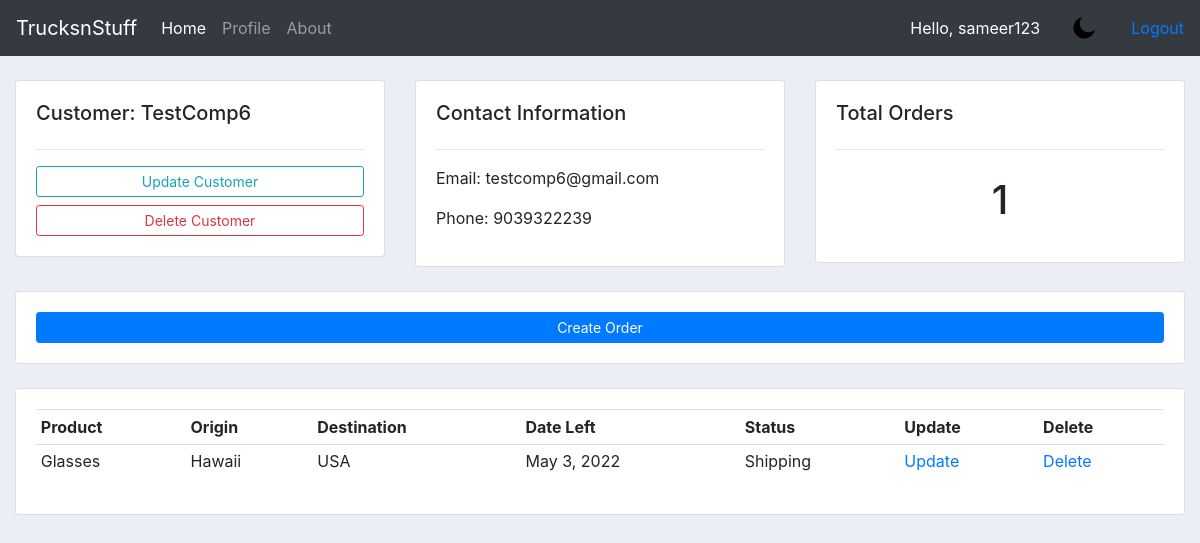
Page /customer/TestComp6/ (signed in) on the committed database.
### accounts/models.py (models this page shows, shortened)
class truckCustomer(models.Model):
    objects = models.Manager()
    name = models.CharField(max_length = 30, null = True)
    email = models.CharField(max_length = 30, null = True)
    phone = models.CharField(max_length = 30, null = True)
    profile_pic = models.ImageField(default = "profile.png", null=True, blank=True)
    orderCompany = models.ForeignKey(Company, null = True, on_delete= models.SET_NULL)

class Order(models.Model):
    orderID = models.CharField(max_length = 10, null = True)
    origin = models.CharField(max_length = 50, null = True)
    destination = models.CharField(max_length = 50, null = True)
    dateLeft = models.DateField(auto_now=False, auto_now_add=False)
    dateArrived = models.DateField(auto_now=False, auto_now_add=False)
    STATUS = (
            ('Pending', 'Pending'),
            ('Shipping', 'Shipping'),
            ('Arrived', 'Arrived'),
         )
    status = models.CharField(max_length = 50, null = True, choices = STATUS)
    orderCustomer = models.ForeignKey(truckCustomer, null = True, on_delete= models.SET_NULL)
    load = models.ForeignKey(TruckLoad, null = True, on_delete= models.SET_NULL)
    trucker = models.ForeignKey(Driver, null = True, on_delete= models.SET_NULL)

class TruckLoad(models.Model):
    loadName = models.CharField(max_length = 30, null = True)
    loadPrice = models.FloatField(null = True)
    loadWeight = models.FloatField(null = True)
    def __str__(self):
        return str(self.loadName)

### accounts/views.py (the view)
# urls.py: path('customer/<str:pk>/',views.customer,name="customerpage"),
def customer(request, pk):
    customer = truckCustomer.objects.get(name=pk)
    name = customer.name
    company = Company.objects.filter(user = request.user).first()
    orders = customer.order_set.all()
    total_orders = orders.count()
    context = {'name':name, 'customer':customer,'orders':orders,'total_orders':total_orders,'company':company}
    return render(request,'accounts/customer.html',context)

### accounts/templates/accounts/customer.html
{%  extends 'accounts/main.html' %}
{% block content %}
	<br>
<div class="row">
	<div class="col-md">
		<div class="card card-body">
			<h5>Customer: {{customer.name}}</h5>
			<hr>
			<a class="btn btn-outline-info  btn-sm btn-block" href="{% url 'update_customer' name %}">Update Customer</a>
			<a class="btn btn-outline-danger  btn-sm btn-block" href="{% url 'delete_customer' name%}">Delete Customer</a>
		</div>
	</div>
	<div class="col-md">
		<div class="card card-body">
			<h5>Contact Information</h5>
			<hr>
			<p>Email: {{customer.email}}</p>
			<p>Phone: {{customer.phone}}</p>
		</div>
	</div>
	<div class="col-md">
		<div class="card card-body">
			<h5>Total Orders</h5>
			<hr>
			<h1 style="text-align: center;padding: 10px">{{total_orders}}</h1>
		</div>
	</div>
</div>
<br>
<div class="row">
	<div class="col">
		<div class="card card-body">
			<a class="btn btn-primary  btn-sm btn-block" href="{% url 'create_order' customer.name %}">Create Order</a>
		</div>
	</div>
</div>
<br>
<div class="row">
	<div class="col-md">
		<div class="card card-body">
			<table class="table table-sm">
				<tr>
					<th>Product</th>
					<th>Origin</th>
					<th>Destination</th>
					<th>Date Left</th>
					<th>Status</th>
					<th>Update</th>
					<th>Delete</th>
				</tr>
				{% for o in orders %}
					<tr>
						<td>{{o.load}}</td>
						<td>{{o.origin}}</td>
						<td>{{o.destination}}</td>
						<td>{{o.dateLeft}}</td>
						<td>{{o.status}}</td>
						<td><a href="{% url 'update_order' o.orderID %}">Update</a></td>
						<td><a href="{% url 'delete_order' o.orderID %}">Delete</a></td>
					</tr>
				{% endfor %}
			</table>
		</div>
	</div>
</div>
{% endblock %}

### accounts/templates/accounts/navbar.html (shortened to what this page needs)
{% load static %}
<nav class="navbar navbar-expand-lg navbar-dark bg-dark">
  <a class="navbar-brand" href="#">TrucksnStuff</a>
  <div class="collapse navbar-collapse" id="navbarNav">
    <ul class="navbar-nav">
      <li class="nav-item active">
        {% if company is not None %}
        <a class="nav-link" href="{% url 'companypage' company.name %}">Home</a>
        {% else %}
        <a class="nav-link" href="{% url 'create_company' %}">Add company</a>
        {% endif %}
      </li>
      <li class="nav-item">
        <a class="nav-link" href="{% url 'profile' %}">Profile</a>
      </li>
      <li class="nav-item">
        <a class="nav-link" href="{% url 'about' %}">About</a>
      </li>
    </ul>
  </div>
  <span style="color: white; padding: 0 2em 0 0">Hello, {{request.user}} </span>
  <img
    id="dark-mode-btn"
    onclick="changeColor()"
    src="/static/images/darkmode.png"
    alt=""
  />
  <span><a href="{% url 'logout' %}">Logout</a></span>
</nav>

### static/css/main.css (style rules this page uses)
body { background-color: #ebeff5; }

### accounts/templates/accounts/navbar.html (style rules this page uses)
#dark-mode-btn { margin-right: 35px; cursor: pointer; }

### rows in the picture
truckCustomer: name "TestComp6", email "testcomp6@gmail.com", phone "9039322239"
Order: load "Glasses", origin "Hawaii", destination "USA", dateLeft "May 3, 2022", status "Shipping"

### other values in the picture
{{ request.user }} "sameer123"
{{ total_orders }} "1"
